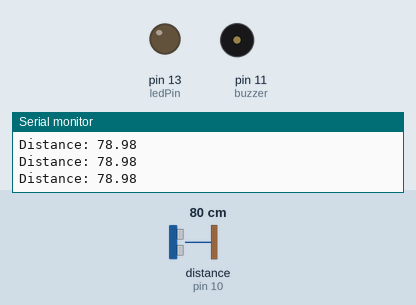
A sketch run on a simulated Arduino Uno, built with avr-gcc and run on an emulated ATmega328P. Parts: output pins drawn as LEDs (lit = HIGH), buzzer (waves = sounding), the last lines printed to the serial monitor. Wiring (inferred from the names in the program): ultrasonic range finder: trigger pin 9; echo pin 10. Inputs (shaded band) come from the test bench; at power-on: distance to the obstacle (sensor on pin 10) 80 cm. The echo pulse lasts 58.3 µs per cm; pins used as bus, display or sensor lines are not drawn.

Above: at 1.2 s.
1.3 s: distance to the obstacle (sensor on pin 10) set to 45 cm
2.8 s: distance to the obstacle (sensor on pin 10) set to 36 cm
At 3.8 s:
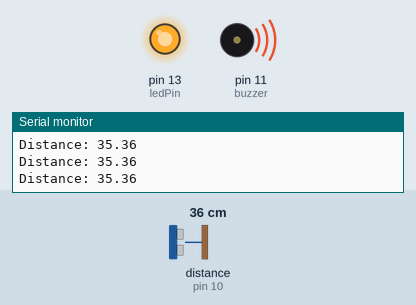
4.3 s: distance to the obstacle (sensor on pin 10) set to 60 cm
At 5.1 s:
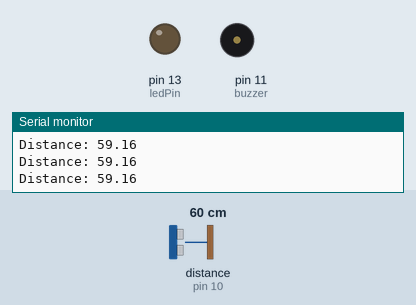
5.8 s: distance to the obstacle (sensor on pin 10) set to 2 cm
At 6.3 s:
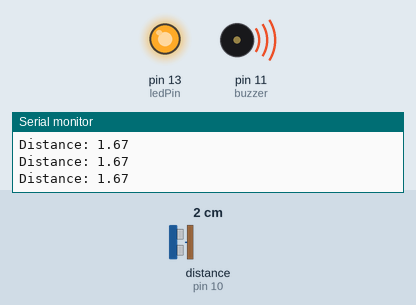
Timing chart, 0 to 8.3 s (numbered marks = the images above; inputs shaded):
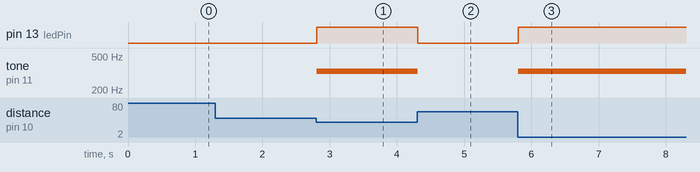

Measured:
- the behaviour switches between 41 and 40 cm on distance to the obstacle (sensor on pin 10) (found by bisection; images 0 and 1)
- after the input at 2.8 s, pin 13 (ledPin): LOW → HIGH at once; tone on pin 11 (buzzer): silent → 330 Hz at once
- after the input at 4.3 s, pin 13 (ledPin): HIGH → LOW at once; tone on pin 11 (buzzer): 330 Hz → silent at once
- after the input at 5.8 s, pin 13 (ledPin): LOW → HIGH at once; tone on pin 11 (buzzer): silent → 330 Hz at once

The sketch:

Fill_percent_control.ino
```cpp
const int trigPin = 9;
const int echoPin = 10;
const int buzzer = 11;
const int ledPin = 13;

// defines variables
long duration;
float distance;
float safetyDistance;

void setup() {
pinMode(trigPin, OUTPUT); // Sets the trigPin as an Output
pinMode(echoPin, INPUT); // Sets the echoPin as an Input
pinMode(buzzer, OUTPUT); // Sets the echoPin as an Input
pinMode(ledPin, OUTPUT); // Sets the echoPin as an Input

Serial.begin(9600); // Starts the serial communication
}

void loop() {
// Clears the trigPin
digitalWrite(trigPin, LOW);
delayMicroseconds(2);
// Sets the trigPin on HIGH state for 10 micro seconds
digitalWrite(trigPin, HIGH);
delayMicroseconds(10);
digitalWrite(trigPin, LOW);

// Reads the echoPin, returns the sound wave travel time in microseconds
duration = pulseIn(echoPin, HIGH);
// Calculating the distance
distance= duration*0.034/2;

safetyDistance = 40;
if (distance <= safetyDistance){
  // Giving tone signal to the piezobuzzer (RC)
  tone(buzzer, 330);
  digitalWrite(ledPin, HIGH);
  }
else{
  digitalWrite(ledPin, LOW);
  noTone(buzzer);
}
// Prints the distance on the Serial Monitor
Serial.print("Distance: ");
Serial.println(distance);
}
```
